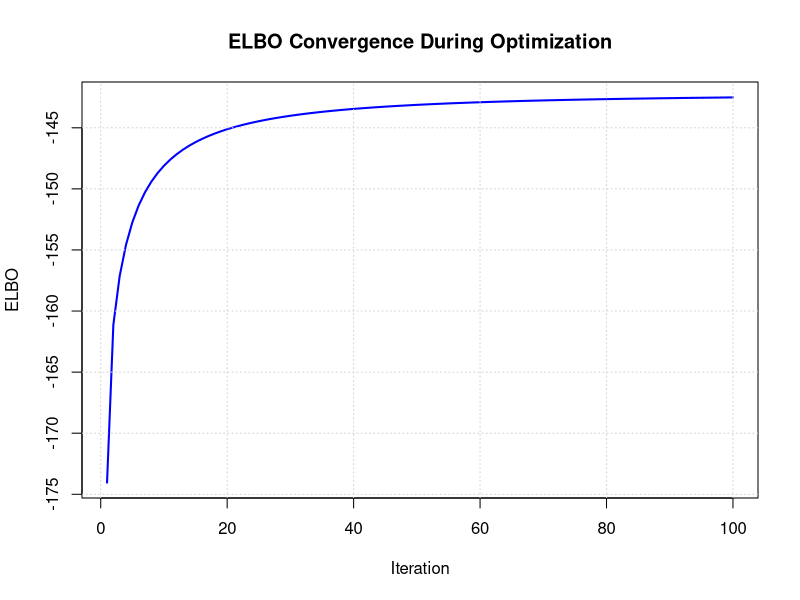
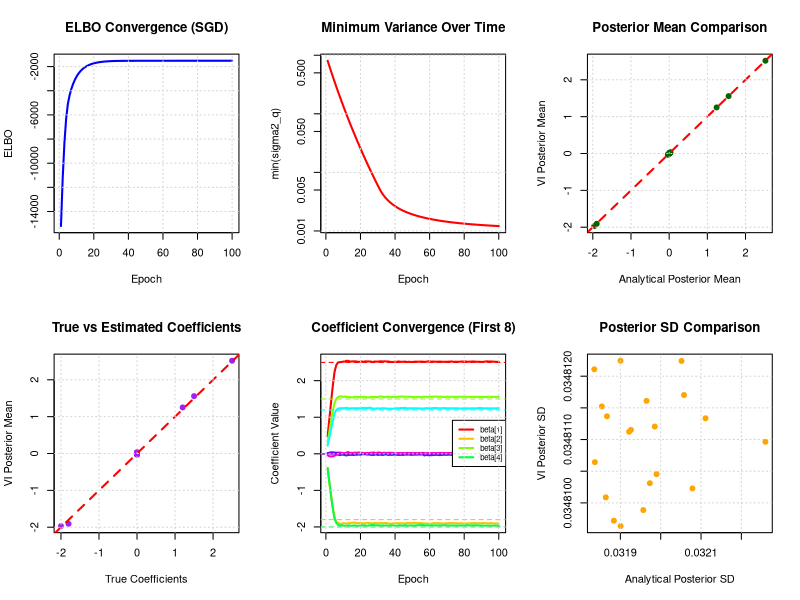

Source code (R) for these figures, in order:
## ---- chunk 1
# Set seed for reproducibility
set.seed(123)

# True parameter values
n <- 100              # number of samples
beta_true <- 2.5      # true coefficient
sigma2 <- 1.0         # noise variance
sigma2_0 <- 4.0       # prior variance

# Simulate data
x <- rnorm(n, mean = 0, sd = 1)
y <- x * beta_true + rnorm(n, mean = 0, sd = sqrt(sigma2))

# Analytical posterior (true solution)
sigma2_1_analytical <- 1 / (sum(x^2) / sigma2 + 1 / sigma2_0)
mu_1_analytical <- (sigma2_1_analytical / sigma2) * sum(x * y)

cat("Analytical Posterior:\n")
cat(sprintf("  Mean: %.4f\n", mu_1_analytical))
cat(sprintf("  Variance: %.4f\n", sigma2_1_analytical))
cat(sprintf("  SD: %.4f\n\n", sqrt(sigma2_1_analytical)))

# Variational Inference: maximize ELBO
# Variational family: q(beta) ~ N(mu_q, sigma2_q)

# ELBO function
compute_elbo <- function(params, x, y, sigma2, sigma2_0) {
  mu_q <- params[1]
  log_sigma2_q <- params[2]  # use log for positivity constraint
  sigma2_q <- exp(log_sigma2_q)

  n <- length(y)

  # E_q[log p(y | x, beta)]
  # = -n/2 * log(2*pi*sigma2) - 1/(2*sigma2) * sum((y_i - x_i*beta)^2)
  # E_q[(y_i - x_i*beta)^2] = y_i^2 - 2*y_i*x_i*mu_q + x_i^2*(mu_q^2 + sigma2_q)
  expected_lik <- -n/2 * log(2*pi*sigma2) -
    1/(2*sigma2) * sum(y^2 - 2*y*x*mu_q + x^2*(mu_q^2 + sigma2_q))

  # E_q[log p(beta)] where beta ~ N(0, sigma2_0)
  # = -1/2 * log(2*pi*sigma2_0) - 1/(2*sigma2_0) * E_q[beta^2]
  # E_q[beta^2] = mu_q^2 + sigma2_q
  expected_prior <- -1/2 * log(2*pi*sigma2_0) -
    1/(2*sigma2_0) * (mu_q^2 + sigma2_q)

  # Entropy: -E_q[log q(beta)]
  # For Gaussian: 1/2 * log(2*pi*e*sigma2_q) = 1/2 + 1/2*log(2*pi*sigma2_q)
  entropy <- 1/2 * (1 + log(2*pi*sigma2_q))

  elbo <- expected_lik + expected_prior + entropy
  return(elbo)
}

# Gradient of ELBO (for optimization)
gradient_elbo <- function(params, x, y, sigma2, sigma2_0) {
  mu_q <- params[1]
  log_sigma2_q <- params[2]
  sigma2_q <- exp(log_sigma2_q)

  # Gradient w.r.t. mu_q
  grad_mu <- (1/sigma2) * sum(x * (y - x*mu_q)) - mu_q/sigma2_0

  # Gradient w.r.t. log(sigma2_q) = gradient w.r.t. sigma2_q * sigma2_q
  grad_sigma2_q <- -1/(2*sigma2) * sum(x^2) - 1/(2*sigma2_0) + 1/(2*sigma2_q)
  grad_log_sigma2_q <- grad_sigma2_q * sigma2_q

  return(c(grad_mu, grad_log_sigma2_q))
}

# Initialize variational parameters
mu_q_init <- 0
sigma2_q_init <- 1
params_init <- c(mu_q_init, log(sigma2_q_init))

# Gradient ascent to maximize ELBO
learning_rate <- 0.01
n_iterations <- 100
params <- params_init
elbo_history <- numeric(n_iterations)

for (iter in 1:n_iterations) {
  # Compute gradient
  grad <- gradient_elbo(params, x, y, sigma2, sigma2_0)

  # Update parameters
  params <- params + learning_rate * grad

  # Store ELBO
  elbo_history[iter] <- compute_elbo(params, x, y, sigma2, sigma2_0)
}

# Extract final variational parameters
mu_q_final <- params[1]
sigma2_q_final <- exp(params[2])

cat("Variational Inference Results:\n")
cat(sprintf("  Mean: %.4f\n", mu_q_final))
cat(sprintf("  Variance: %.4f\n", sigma2_q_final))
cat(sprintf("  SD: %.4f\n\n", sqrt(sigma2_q_final)))

cat("Comparison:\n")
cat(sprintf("  True beta: %.4f\n", beta_true))
cat(sprintf("  Analytical mean: %.4f\n", mu_1_analytical))
cat(sprintf("  VI mean: %.4f\n", mu_q_final))
cat(sprintf("  Difference: %.6f\n\n", abs(mu_1_analytical - mu_q_final)))

cat(sprintf("  Analytical SD: %.4f\n", sqrt(sigma2_1_analytical)))
cat(sprintf("  VI SD: %.4f\n", sqrt(sigma2_q_final)))
cat(sprintf("  Difference: %.6f\n", abs(sqrt(sigma2_1_analytical) - sqrt(sigma2_q_final))))

# Plot ELBO convergence
plot(elbo_history, type = 'l',
     xlab = 'Iteration', ylab = 'ELBO',
     main = 'ELBO Convergence During Optimization',
     col = 'blue', lwd = 2)
grid()
## ---- chunk 2
# Set seed for reproducibility
set.seed(42)

# Simulation parameters
n <- 1000              # number of samples
p <- 20                # number of variables
sigma2 <- 1.0          # noise variance
sigma2_0 <- 2.0        # prior variance for each beta_j

# Generate true coefficients (sparse signal)
beta_true <- numeric(p)
# Only first 5 coefficients are non-zero
beta_true[1:5] <- c(2.5, -1.8, 1.5, -2.0, 1.2)

# Generate design matrix X (standardized)
X <- matrix(rnorm(n * p), nrow = n, ncol = p)
# Standardize columns
X <- scale(X)

# Generate response y
y <- X %*% beta_true + rnorm(n, mean = 0, sd = sqrt(sigma2))

cat("Data Generation:\n")
cat(sprintf("  Sample size n: %d\n", n))
cat(sprintf("  Number of variables p: %d\n", p))
cat(sprintf("  Number of non-zero coefficients: %d\n", sum(beta_true != 0)))
cat(sprintf("  Signal-to-noise ratio: %.2f\n\n", var(X %*% beta_true) / sigma2))

# Analytical posterior (for comparison)
# With N(0, sigma2_0) priors: beta | X, y ~ N(mu_post, Sigma_post)
# Sigma_post = (X'X/sigma2 + I/sigma2_0)^{-1}
# mu_post = Sigma_post * (X'y/sigma2)

Sigma_post_analytical <- solve(t(X) %*% X / sigma2 + diag(p) / sigma2_0)
mu_post_analytical <- Sigma_post_analytical %*% (t(X) %*% y / sigma2)

cat("Analytical Posterior (first 8 coefficients):\n")
for (j in 1:min(8, p)) {
  cat(sprintf("  beta[%d]: true=%.3f, post_mean=%.3f, post_sd=%.3f\n",
              j, beta_true[j], mu_post_analytical[j],
              sqrt(Sigma_post_analytical[j, j])))
}
cat("\n")

# Variational Inference with SGD
# Variational family: q(beta) = prod_j N(beta_j | mu_j, sigma2_j)

# ELBO function (for full data)
compute_elbo_multiple <- function(mu_q, sigma2_q, X, y, sigma2, sigma2_0) {
  n <- nrow(X)
  p <- ncol(X)

  # Expected squared predictions
  # E_q[(X*beta)^2] = sum_i sum_j sum_k X_ij X_ik E[beta_j beta_k]
  # E[beta_j beta_k] = mu_j * mu_k (j != k), mu_j^2 + sigma2_j (j == k)
  Xmu <- X %*% mu_q
  expected_pred_squared <- sum(Xmu^2) + sum((X^2) %*% sigma2_q)

  # E_q[log p(y | X, beta)]
  expected_lik <- -n/2 * log(2*pi*sigma2) -
    1/(2*sigma2) * (sum(y^2) - 2*sum(y * Xmu) + expected_pred_squared)

  # E_q[log p(beta)]
  expected_prior <- -p/2 * log(2*pi*sigma2_0) -
    1/(2*sigma2_0) * sum(mu_q^2 + sigma2_q)

  # Entropy: sum_j [1/2 * (1 + log(2*pi*sigma2_j))]
  entropy <- sum(1/2 * (1 + log(2*pi*sigma2_q)))

  elbo <- expected_lik + expected_prior + entropy
  return(elbo)
}

# Stochastic gradient of ELBO (using mini-batch)
stochastic_gradient <- function(mu_q, log_sigma2_q, X_batch, y_batch,
                                 sigma2, sigma2_0, n_total) {
  n_batch <- nrow(X_batch)
  p <- length(mu_q)
  sigma2_q <- exp(log_sigma2_q)

  # Scale factor to account for mini-batch vs full data
  scale_factor <- n_total / n_batch

  # Gradient w.r.t. mu_q
  # From likelihood term (scaled by n_total/n_batch)
  residuals <- y_batch - X_batch %*% mu_q
  grad_mu_lik <- (1/sigma2) * t(X_batch) %*% residuals * scale_factor

  # From prior term
  grad_mu_prior <- -mu_q / sigma2_0

  grad_mu <- grad_mu_lik + grad_mu_prior

  # Gradient w.r.t. log(sigma2_q)
  # From likelihood term (scaled)
  grad_sigma2_lik <- -1/(2*sigma2) * colSums(X_batch^2) * scale_factor

  # From prior and entropy
  grad_sigma2_other <- -1/(2*sigma2_0) + 1/(2*sigma2_q)

  grad_sigma2 <- grad_sigma2_lik + grad_sigma2_other
  grad_log_sigma2 <- grad_sigma2 * sigma2_q

  return(list(grad_mu = as.vector(grad_mu),
              grad_log_sigma2 = as.vector(grad_log_sigma2)))
}

# SGD optimization
batch_size <- 50
n_epochs <- 100
learning_rate_init <- 0.005  # Reduced initial learning rate for stability

# Initialize variational parameters
mu_q <- rep(0, p)
sigma2_q <- rep(1, p)
log_sigma2_q <- log(sigma2_q)

# Storage for monitoring
elbo_history <- numeric(n_epochs)
mu_history <- matrix(0, nrow = n_epochs, ncol = min(8, p))
sigma2_min_history <- numeric(n_epochs)  # Track minimum variance

# Constraint parameters
min_log_sigma2 <- log(1e-6)  # Minimum variance to prevent numerical issues
max_grad_norm <- 10.0        # Gradient clipping threshold

# SGD loop
cat("Running Stochastic Gradient Descent...\n")
for (epoch in 1:n_epochs) {
  # Learning rate decay
  learning_rate <- learning_rate_init / (1 + epoch/50)

  # Shuffle data
  indices <- sample(1:n)
  X_shuffled <- X[indices, , drop = FALSE]
  y_shuffled <- y[indices]

  # Mini-batch updates
  n_batches <- ceiling(n / batch_size)
  for (batch in 1:n_batches) {
    start_idx <- (batch - 1) * batch_size + 1
    end_idx <- min(batch * batch_size, n)

    X_batch <- X_shuffled[start_idx:end_idx, , drop = FALSE]
    y_batch <- y_shuffled[start_idx:end_idx]

    # Compute stochastic gradients
    grads <- stochastic_gradient(mu_q, log_sigma2_q, X_batch, y_batch,
                                  sigma2, sigma2_0, n)

    # Gradient clipping to prevent instability
    grad_mu_norm <- sqrt(sum(grads$grad_mu^2))
    if (grad_mu_norm > max_grad_norm) {
      grads$grad_mu <- grads$grad_mu * (max_grad_norm / grad_mu_norm)
    }

    grad_log_sigma2_norm <- sqrt(sum(grads$grad_log_sigma2^2))
    if (grad_log_sigma2_norm > max_grad_norm) {
      grads$grad_log_sigma2 <- grads$grad_log_sigma2 * (max_grad_norm / grad_log_sigma2_norm)
    }

    # Update parameters
    mu_q <- mu_q + learning_rate * grads$grad_mu
    log_sigma2_q <- log_sigma2_q + learning_rate * grads$grad_log_sigma2

    # Enforce lower bound on log_sigma2_q to prevent variance collapse
    log_sigma2_q <- pmax(log_sigma2_q, min_log_sigma2)
  }

  # Compute full ELBO for monitoring
  sigma2_q <- exp(log_sigma2_q)
  elbo_history[epoch] <- compute_elbo_multiple(mu_q, sigma2_q, X, y, sigma2, sigma2_0)
  mu_history[epoch, ] <- mu_q[1:min(8, p)]
  sigma2_min_history[epoch] <- min(sigma2_q)

  if (epoch %% 20 == 0) {
    cat(sprintf("  Epoch %d: ELBO = %.2f, min(sigma2_q) = %.6f\n",
                epoch, elbo_history[epoch], min(sigma2_q)))
  }
}

cat("\nVariational Inference Results (first 8 coefficients):\n")
for (j in 1:min(8, p)) {
  cat(sprintf("  beta[%d]: true=%.3f, VI_mean=%.3f, VI_sd=%.3f\n",
              j, beta_true[j], mu_q[j], sqrt(sigma2_q[j])))
}

cat("\nComparison of Posterior Means:\n")
cat(sprintf("  Max absolute difference: %.6f\n",
            max(abs(mu_q - mu_post_analytical))))
cat(sprintf("  Mean squared error: %.6f\n",
            mean((mu_q - mu_post_analytical)^2)))
cat(sprintf("  Correlation: %.6f\n\n",
            cor(mu_q, mu_post_analytical)))

# Visualization
par(mfrow = c(2, 3))

# Plot 1: ELBO convergence
plot(elbo_history, type = 'l',
     xlab = 'Epoch', ylab = 'ELBO',
     main = 'ELBO Convergence (SGD)',
     col = 'blue', lwd = 2)
grid()

# Plot 2: Minimum variance over time (diagnostic)
plot(sigma2_min_history, type = 'l',
     xlab = 'Epoch', ylab = 'min(sigma2_q)',
     main = 'Minimum Variance Over Time',
     col = 'red', lwd = 2, log = 'y')
abline(h = exp(min_log_sigma2), col = 'darkred', lty = 2, lwd = 2)
text(n_epochs * 0.7, exp(min_log_sigma2) * 2,
     'Lower bound', col = 'darkred', cex = 0.8)
grid()

# Plot 3: Posterior means comparison
plot(mu_post_analytical, mu_q,
     xlab = 'Analytical Posterior Mean',
     ylab = 'VI Posterior Mean',
     main = 'Posterior Mean Comparison',
     pch = 19, col = 'darkgreen')
abline(0, 1, col = 'red', lwd = 2, lty = 2)
grid()

# Plot 4: True vs estimated coefficients
plot(beta_true, mu_q,
     xlab = 'True Coefficients',
     ylab = 'VI Posterior Mean',
     main = 'True vs Estimated Coefficients',
     pch = 19, col = 'purple')
abline(0, 1, col = 'red', lwd = 2, lty = 2)
grid()

# Plot 5: Convergence of first few coefficients
matplot(mu_history, type = 'l', lty = 1, lwd = 2,
        xlab = 'Epoch', ylab = 'Coefficient Value',
        main = 'Coefficient Convergence (First 8)',
        col = rainbow(ncol(mu_history)))
abline(h = beta_true[1:min(8, p)], lty = 2, col = rainbow(min(8, p)))
legend('right', legend = paste0('beta[', 1:min(4, p), ']'),
       col = rainbow(min(8, p))[1:min(4, p)],
       lty = 1, lwd = 2, cex = 0.7)
grid()

# Plot 6: Posterior variance comparison
sigma_post_analytical_diag <- sqrt(diag(Sigma_post_analytical))
plot(sigma_post_analytical_diag, sqrt(sigma2_q),
     xlab = 'Analytical Posterior SD',
     ylab = 'VI Posterior SD',
     main = 'Posterior SD Comparison',
     pch = 19, col = 'orange')
abline(0, 1, col = 'red', lwd = 2, lty = 2)
grid()

par(mfrow = c(1, 1))
